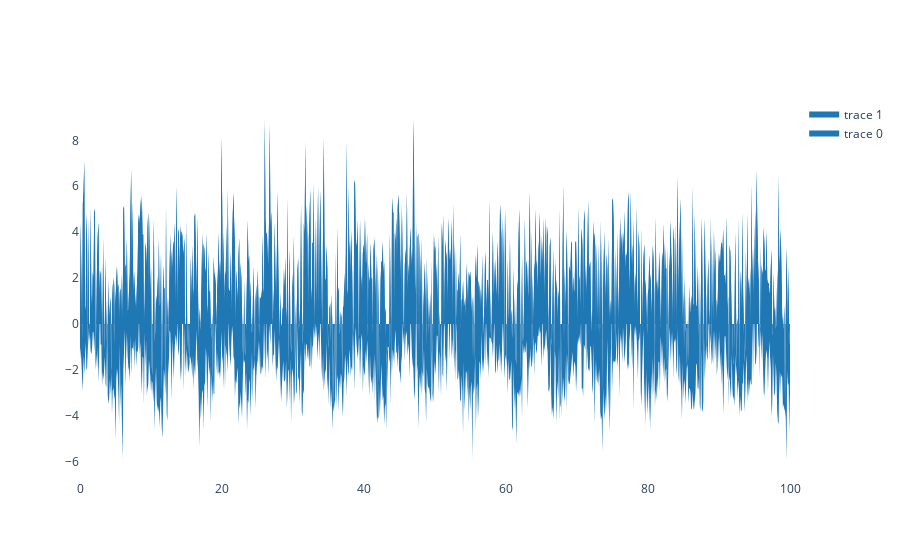

The code cell stored with this chart in its notebook:
### Code cell
import math
import plotly
import numpy as np
space = np.linspace(0, 100, num=1000)
col = plotly.colors.DEFAULT_PLOTLY_COLORS[0]
fig = pgo.Figure()
fig.add_trace(pgo.Scatter(x=space, y=np.sin(space) + 2 + np.random.normal(scale=2, size=len(space)), mode="none", fill="tonexty", fillcolor=col))
fig.add_trace(pgo.Scatter(x=space, y=np.sin(space) - 2 + np.random.normal(scale=1, size=len(space)), fill="tonexty", mode="none", fillcolor=col))
fig.update_xaxes(showgrid=False)
fig.update_yaxes(showgrid=False)
fig.update_layout(paper_bgcolor='rgba(0,0,0,0)', plot_bgcolor='rgba(0,0,0,0)')
fig.show()

plotly.io.write_image(fig, "/home/stefan/Downloads/hackerkiste 7.png", width=1920, height=800)

### Figure 1 — Plotly figure (JSON) as saved in the notebook; plotly's stock layout.template omitted (floating-point values rounded to 4 significant figures; data arrays with more than 128 entries replaced by an {"elided": "..."} marker saying what was removed)
{"data": [{"fill": "tonexty", "fillcolor": "rgb(31, 119, 180)", "mode": "none", "type": "scatter", "x": {"elided": "1000 float values"}, "y": {"elided": "1000 float values"}}, {"fill": "tonexty", "fillcolor": "rgb(31, 119, 180)", "mode": "none", "type": "scatter", "x": {"elided": "1000 float values"}, "y": {"elided": "1000 float values"}}], "layout": {"paper_bgcolor": "rgba(0,0,0,0)", "plot_bgcolor": "rgba(0,0,0,0)", "xaxis": {"showgrid": false}, "yaxis": {"showgrid": false}}}
